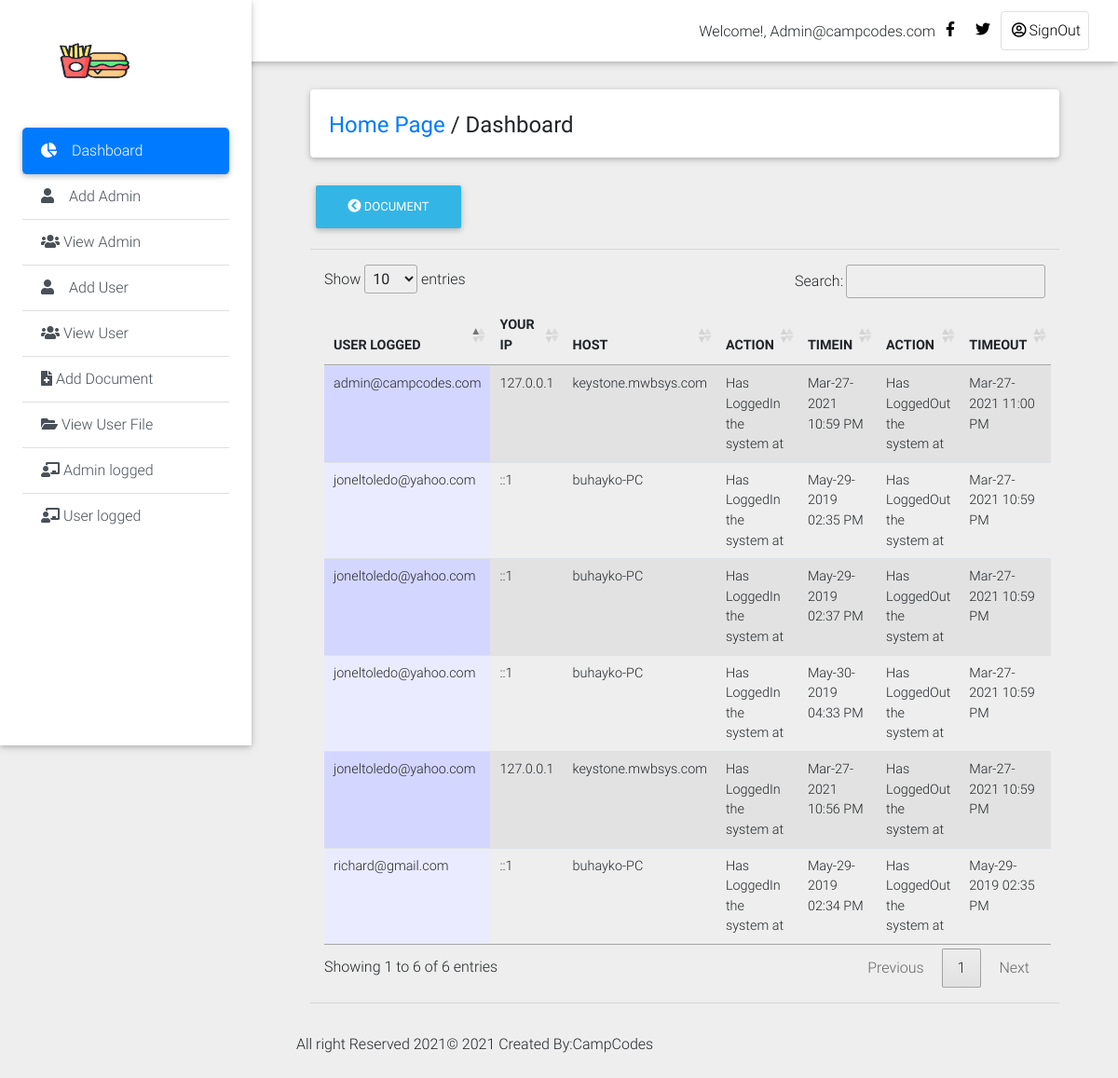
The page /Private_Dashboard/admin_log.php (signed in) on the database its author committed.
### tables this page shows
CREATE TABLE `history_log1` (
  `log_id` int(11) NOT NULL,
  `id` int(11) NOT NULL,
  `admin_user` text NOT NULL,
  `action` varchar(100) NOT NULL,
  `actions` varchar(200) NOT NULL DEFAULT 'Has LoggedOut the system at',
  `ip` text NOT NULL,
  `host` text NOT NULL,
  `login_time` varchar(200) NOT NULL,
  `logout_time` varchar(200) NOT NULL
);

### Private_Dashboard/admin_log.php (the view, shortened to what this page needs)
<!DOCTYPE html>
<html lang="en">
<head>
  <link rel="stylesheet" href="https://use.fontawesome.com/releases/v5.8.1/css/all.css">
  <link href="css/bootstrap.min.css" rel="stylesheet">
  <link href="css/mdb.min.css" rel="stylesheet">
  <link href="css/style.min.css" rel="stylesheet">
    <link rel="stylesheet" type="text/css" href="medias/css/dataTable.css" />
</head>
<body class="grey lighten-3">
  <header>
    <nav class="navbar fixed-top navbar-expand-lg navbar-light white scrolling-navbar">
      <div class="container-fluid">
        <div class="collapse navbar-collapse" id="navbarSupportedContent">
            <?php
             require_once("include/connection.php");
               $id = mysqli_real_escape_string($conn,$_SESSION['admin_user']);
              $r = mysqli_query($conn,"SELECT * FROM admin_login where id = '$id'") or die (mysqli_error($con));
              $row = mysqli_fetch_array($r);
               $id=$row['admin_user'];
            ?>
          <ul class="navbar-nav nav-flex-icons">
                <li style="margin-top: 10px;">Welcome!,</font> <?php echo ucwords(htmlentities($id)); ?></li>
            <li class="nav-item">
              <a href="#" class="nav-link waves-effect" target="_blank">
                <i class="fab fa-facebook-f"></i>
              </a>
            </li>
            <li class="nav-item">
              <a href="#" class="nav-link waves-effect" target="_blank">
                <i class="fab fa-twitter"></i>
              </a>
            </li>
            <li class="nav-item">
              <a href="logout.php" class="nav-link border border-light rounded waves-effect">
               <i class="far fa-user-circle"></i>SignOut
              </a>
            </li>
          </ul>
        </div>
      </div>
    </nav>
    <div class="sidebar-fixed position-fixed">
      <a class="logo-wrapper waves-effect">
        <img src="img/fastfood.png" width="75px" height="75px;" class="img-fluid" alt="">
      </a>
     <div class="list-group list-group-flush">
        <a href="dashboard.php" class="list-group-item active waves-effect">
          <i class="fas fa-chart-pie mr-3"></i>Dashboard
        </a>
         <a href="#" class="list-group-item list-group-item-action waves-effect"  data-toggle="modal" data-target="#modalRegisterForm">
          <i class="fas fa-user mr-3"></i>Add Admin</a>
            <a href="view_admin.php" class="list-group-item list-group-item-action waves-effect">
          <i class="fas fa-users"></i> View Admin</a>
        <a href="#" class="list-group-item list-group-item-action waves-effect" data-toggle="modal" data-target="#modalRegisterForm2">
          <i class="fas fa-user mr-3"></i>Add User</a>
           <a href="view_user.php" class="list-group-item list-group-item-action waves-effect">
          <i class="fas fa-users"></i>  View User</a>
        <a href="add_document.php" class="list-group-item list-group-item-action waves-effect">
          <i class="fas fa-file-medical"></i> Add Document</a>
        <a href="view_userfile.php" class="list-group-item list-group-item-action waves-effect">
          <i class="fas fa-folder-open"></i> View User File</a>
            <a href="admin_log.php" class="list-group-item list-group-item-action waves-effect">
          <i class="fas fa-chalkboard-teacher"></i> Admin logged</a>
              <a href="user_log.php" class="list-group-item list-group-item-action waves-effect">
          <i class="fas fa-chalkboard-teacher"></i> User logged</a>
      </div>
    </div>
  </header>
  <main class="pt-5 mx-lg-5">
    <div class="container-fluid mt-5">
      <div class="card mb-4 wow fadeIn">
        <div class="card-body d-sm-flex justify-content-between">
          <h4 class="mb-2 mb-sm-0 pt-1">
            <a href="dashboard.php">Home Page</a>
            <span>/</span>
            <span>Dashboard</span>
          </h4>
        </div>
      </div>
      <div class="">
    <a href="add_document.php"><button type="button" class="btn btn-info"><i class="fas fa-chevron-circle-left"></i>  Document</button></a>
    </div>
<hr>
 <div class="col-md-12">
  <table id="dtable" class = "table table-striped" "">
     <thead>
    <th>USER LOGGED</th>
     <th>YOUR IP</th>
     <th>HOST</th>
     <th>ACTION</th>
     <th>TIMEIN</th>
     <th>ACTION</th>
     <th>TIMEOUT</th>
</thead>
<tbody>
    <tr>
        <?php
        require_once("include/connection.php");
      $query = mysqli_query($conn,"SELECT * from history_log1") or die (mysqli_error($conn));
      while($file=mysqli_fetch_array($query)){
         $name =  $file['admin_user'];
         $ip =  $file['ip'];
         $host =  $file['host'];
         $action =  $file['action'];
         $logintime =  $file['login_time'];
         $actions =  $file['actions'];
         $logouttime =  $file['logout_time'];
      ?>
      <td><?php echo $name; ?></td>
       <td><?php echo $ip; ?></td>
      <td><?php echo $host; ?></td>
      <td><?php echo $action; ?></td>
      <td><?php echo $logintime; ?></td>
      <td><?php echo $actions; ?></td>
      <td><?php echo $logouttime; ?></td>
    </tr>
<?php } ?>
</tbody>
   </table>
    </div>
    <hr></div>
    <div class="footer-copyright py-3">
     <p>All right Reserved 2021&copy; <?php echo date('Y');?> Created By:CampCodes</p>
    </div>
<link rel="stylesheet" type="text/css" href="https://cdn.datatables.net/1.10.9/css/jquery.dataTables.min.css"/>
<link rel="stylesheet" type="text/css" href="https://cdn.datatables.net/responsive/1.0.3/css/dataTables.responsive.css">
</body>
</html>

### Private_Dashboard/medias/css/dataTable.css (style rules this page uses)
.sorting_asc { background: url('../images/sort_asc.png') no-repeat center right; }
.sorting { background: url('../images/sort_both.png') no-repeat center right; }
tr.even { background-color: white; }
tr.odd td.sorting_1 { background-color: #D3D6FF; }
tr.even td.sorting_1 { background-color: #EAEBFF; }

### rows shown on the page
history_log1: admin_user "richard@gmail.com", ip "::1", host "buhayko-PC", action "Has LoggedIn the system at", login_time "May-29-2019 02:34 PM", actions "Has LoggedOut the system at", logout_time "May-29-2019 02:35 PM"
history_log1: admin_user "joneltoledo@yahoo.com", ip "::1", host "buhayko-PC", action "Has LoggedIn the system at", login_time "May-29-2019 02:35 PM", actions "Has LoggedOut the system at", logout_time "Mar-27-2021 10:59 PM"
history_log1: admin_user "joneltoledo@yahoo.com", ip "::1", host "buhayko-PC", action "Has LoggedIn the system at", login_time "May-29-2019 02:37 PM", actions "Has LoggedOut the system at", logout_time "Mar-27-2021 10:59 PM"
history_log1: admin_user "joneltoledo@yahoo.com", ip "::1", host "buhayko-PC", action "Has LoggedIn the system at", login_time "May-30-2019 04:33 PM", actions "Has LoggedOut the system at", logout_time "Mar-27-2021 10:59 PM"
history_log1: admin_user "joneltoledo@yahoo.com", ip "127.0.0.1", host "keystone.mwbsys.com", action "Has LoggedIn the system at", login_time "Mar-27-2021 10:56 PM", actions "Has LoggedOut the system at", logout_time "Mar-27-2021 10:59 PM"
history_log1: admin_user "admin@campcodes.com", ip "127.0.0.1", host "keystone.mwbsys.com", action "Has LoggedIn the system at", login_time "Mar-27-2021 10:59 PM", actions "Has LoggedOut the system at", logout_time "Mar-27-2021 11:00 PM"

### other values the page prints
$id "Admin@campcodes.com"
